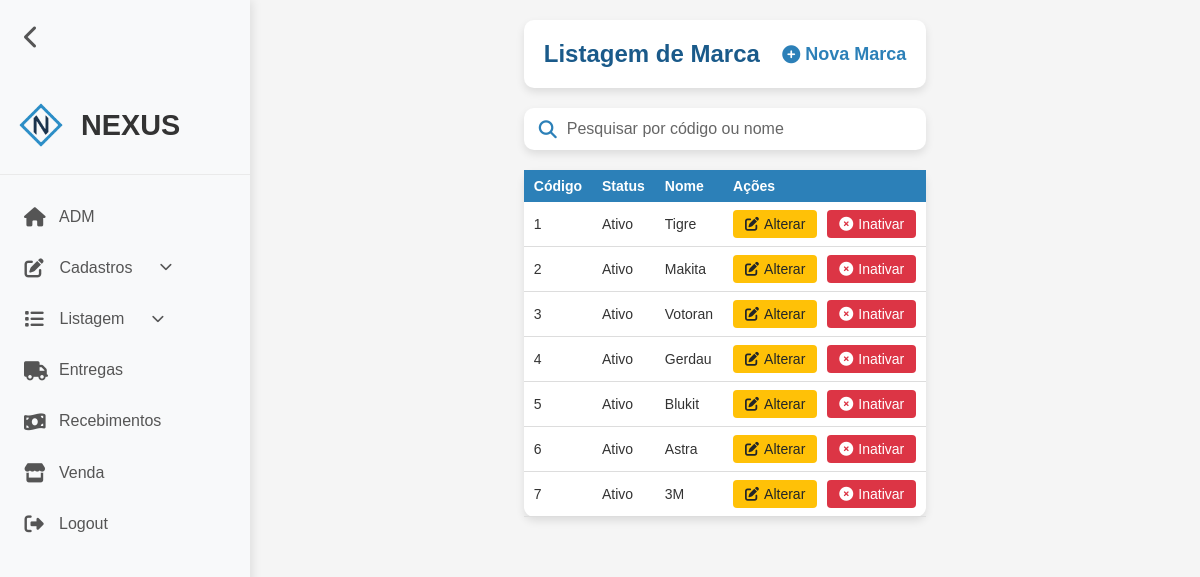
/marca-listar.php (signed in), run on the app's committed database.
### tables this page shows
CREATE TABLE `marca` (
  `codigo` int(11) NOT NULL,
  `status` tinyint(1) NOT NULL DEFAULT 1,
  `nome` varchar(45) NOT NULL
);

### marca-listar.php (the view, shortened to what this page needs)
<?php
require_once("conexao.php");
$textoBusca = "";
if (isset($_GET['busca']) && !empty($_GET['busca'])) {
    $textoBusca = $_GET['busca'];
    $sql = "SELECT * FROM marca
            WHERE status = 1
            AND (nome LIKE '%$textoBusca%' OR codigo LIKE '%$textoBusca%')
            ORDER BY codigo";
    $resultado = mysqli_query($conexao, $sql);
    $sqlI = "SELECT * FROM marca
             WHERE status = 0
             AND (nome LIKE '%$textoBusca%' OR codigo LIKE '%$textoBusca%')
             ORDER BY codigo";
} else {
    $sql = "SELECT * FROM marca WHERE status = 1 ORDER BY codigo";
    $resultado = mysqli_query($conexao, $sql);
}
?>
<!DOCTYPE html>
<html lang="pt-BR">
<head>
    <link rel="stylesheet" href="assets/css/listar.css">
    <link rel="stylesheet" href="assets/css/reset.css">
    <link rel="stylesheet" href="assets/css/header.css">
    <link rel="stylesheet" href="assets/css/notificacoes.css">
    <link rel="stylesheet" href="https://cdnjs.cloudflare.com/ajax/libs/font-awesome/6.4.0/css/all.min.css">
</head>
<body>
    <?php require_once("header.php"); ?>
    <div class="container">
        <div class="card">
            <div class="card-body">
                <h5 class="title">
                    Listagem de Marca
                    <a href="marca-cadastrar.php">
                        <i class="fas fa-solid fa-circle-plus"></i> Nova Marca
                    </a>
                </h5>
            </div>
        </div>
        <div class="search-container">
            <form method="GET">
                <div class="search-box">
                    <i class="fas fa-search"></i>
                    <input type="text" id="searchInput" placeholder="Pesquisar por código ou nome" name="busca" value="<?= $textoBusca ?>">
                </div>
            </form>
        </div>
        <table class="table-container">
            <thead>
                <tr>
                    <th scope="col">Código</th>
                    <th scope="col">Status</th>
                    <th scope="col">Nome</th>
                    <th scope="col">Ações</th>
                </tr>
            </thead>
            <tbody>
                <?php while ($linha = mysqli_fetch_array($resultado)) { ?>
                    <tr>
                        <td><?= $linha['codigo'] ?></td>
                        <td><?= ($linha['status'] == 1) ? 'Ativo' : 'Inativo'?></td>
                        <td><?= $linha['nome'] ?></td>
                        <td class="actions">
                            <a href="marca-alterar.php?codigo=<?= $linha['codigo'] ?>" class="btn btn-warning">
                                <i class="fas fa-solid fa-pen-to-square"></i> Alterar</a>
                            <a href="marca-listar.php?codigo=<?= $linha['codigo'] ?>&status=<?= $linha['status'] ?>" class="btn btn-danger"
                                onclick="return confirm('Confirma inativação?')"><i class="fas fa-solid fa-circle-xmark"></i>Inativar</a>
                        </td>
                    </tr>
                <?php } ?>
            </tbody>
        </table>
    </div>
</body>
</html>

### assets/css/listar.css (style rules this page uses)
:root { --azul-principal: #2c80b8; --azul-claro: #e6f2fa; --azul-escuro: #1a5a8a; --branco: #ffffff; --cinza-claro: #f5f5f5; --cinza-texto: #666666; --verde-sucesso: #28a745; --amarelo-alerta: #ffc107; --vermelho-perigo: #dc3545; }
body { background-color: var(--cinza-claro); color: #333; min-height: 100vh; }
.container { max-width: 1600px; margin: 0 auto; padding: 20px; min-height: 100vh; display: flex; flex-direction: column; }
.card { background-color: var(--branco); border-radius: 10px; box-shadow: 0 4px 8px rgba(0, 0, 0, 0.1); margin-bottom: 20px; overflow: hidden; }
.card-body { padding: 20px; }
.title { display: flex; justify-content: space-between; align-items: center; font-size: 24px; font-weight: 600; color: var(--azul-escuro); }
.title a { color: var(--azul-principal); text-decoration: none; font-size: 18px; display: flex; align-items: center; gap: 5px; transition: color 0.3s; }
.table-container { overflow-x: auto; background-color: var(--branco); border-radius: 10px; box-shadow: 0 4px 8px rgba(0, 0, 0, 0.1); }
table { width: 100%; border-collapse: collapse; }
thead { background-color: var(--azul-principal); color: var(--branco); }
th, td { padding: 12px 15px; text-align: left; }
th { font-weight: 600; position: sticky; top: 0; }
tbody tr { transition: background-color 0.3s; border-bottom: 1px solid #ddd; }
.btn { display: inline-flex; align-items: center; justify-content: center; padding: 6px 12px; border: none; border-radius: 4px; cursor: pointer; font-size: 14px; text-decoration: none; transition: all 0.3s; gap: 5px; }
.btn-warning { background-color: var(--amarelo-alerta); color: #212529; }
.btn-danger { background-color: var(--vermelho-perigo); color: var(--branco); }
.actions { display: flex; gap: 10px; }
.search-container { margin-bottom: 20px; }
.search-box { position: relative; display: flex; align-items: center; background-color: var(--branco); border-radius: 10px; box-shadow: 0 4px 8px rgba(0,0,0,0.1); padding: 12px 15px; gap: 10px; }
.search-box i.fa-search { color: var(--azul-principal); font-size: 18px; }
.search-box input { flex: 1; border: none; outline: none; font-size: 16px; color: #333; background: transparent; }
.search-box input::placeholder { color: var(--cinza-texto); }
@media (max-width: 1200px) { .table-container { font-size: 14px; } }
@media (max-width: 1200px) { th, td { padding: 8px 10px; } }

### assets/css/header.css (style rules this page uses)
* { font-family: 'Arial', sans-serif; }
body { display: flex; min-height: 100vh; transition: margin-left 0.3s ease; margin-left: 250px; }

### data on the page
marca: codigo "1", status "Ativo", nome "Tigre"
marca: codigo "2", status "Ativo", nome "Makita"
marca: codigo "3", status "Ativo", nome "Votoran"
marca: codigo "4", status "Ativo", nome "Gerdau"
marca: codigo "5", status "Ativo", nome "Blukit"
marca: codigo "6", status "Ativo", nome "Astra"
marca: codigo "7", status "Ativo", nome "3M"
